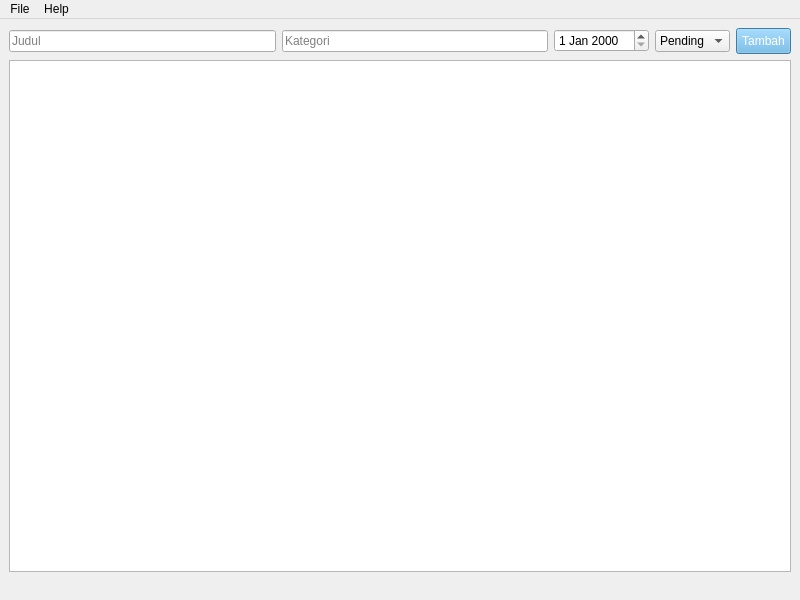
<?xml version="1.0" encoding="UTF-8"?>
<ui version="4.0">
 <class>MainWindow</class>
 <widget class="QMainWindow" name="MainWindow">
  <property name="geometry">
   <rect>
    <x>0</x>
    <y>0</y>
    <width>800</width>
    <height>600</height>
   </rect>
  </property>
  <property name="windowTitle">
   <string>Task Manager</string>
  </property>
  <widget class="QWidget" name="centralwidget">
   <layout class="QVBoxLayout" name="verticalLayout">
    <item>
     <layout class="QHBoxLayout" name="formLayout">
      <item>
       <widget class="QLineEdit" name="titleEdit">
        <property name="placeholderText">
         <string>Judul</string>
        </property>
       </widget>
      </item>
      <item>
       <widget class="QLineEdit" name="categoryEdit">
        <property name="placeholderText">
         <string>Kategori</string>
        </property>
       </widget>
      </item>
      <item>
       <widget class="QDateEdit" name="dateEdit"/>
      </item>
      <item>
       <widget class="QComboBox" name="statusCombo">
        <item>
         <property name="text">
          <string>Pending</string>
         </property>
        </item>
        <item>
         <property name="text">
          <string>Selesai</string>
         </property>
        </item>
       </widget>
      </item>
      <item>
       <widget class="QPushButton" name="addButton">
        <property name="text">
         <string>Tambah</string>
        </property>
        <property name="styleSheet">
         <string notr="true">background-color:#5dade2; color:white; padding:5px;</string>
        </property>
       </widget>
      </item>
     </layout>
    </item>
    <item>
     <widget class="QTableWidget" name="taskTable"/>
    </item>
   </layout>
  </widget>
  <widget class="QStatusBar" name="statusbar">
   <property name="sizeGripEnabled">
    <bool>false</bool>
   </property>
  </widget>
  <widget class="QMenuBar" name="menubar">
   <property name="nativeMenuBar">
    <bool>false</bool>
   </property>
   <addaction name="menuFile"/>
   <addaction name="menuHelp"/>
   <widget class="QMenu" name="menuFile">
    <property name="title">
     <string>File</string>
    </property>
    <addaction name="actionExport_CSV"/>
    <addaction name="actionExit"/>
   </widget>
   <widget class="QMenu" name="menuHelp">
    <property name="title">
     <string>Help</string>
    </property>
    <addaction name="actionAbout"/>
   </widget>
  </widget>
  <action name="actionExport_CSV">
   <property name="text">
    <string>Export CSV</string>
   </property>
  </action>
  <action name="actionExit">
   <property name="text">
    <string>Exit</string>
   </property>
  </action>
  <action name="actionAbout">
   <property name="text">
    <string>About</string>
   </property>
  </action>
 </widget>
 <resources/>
 <connections/>
</ui>
